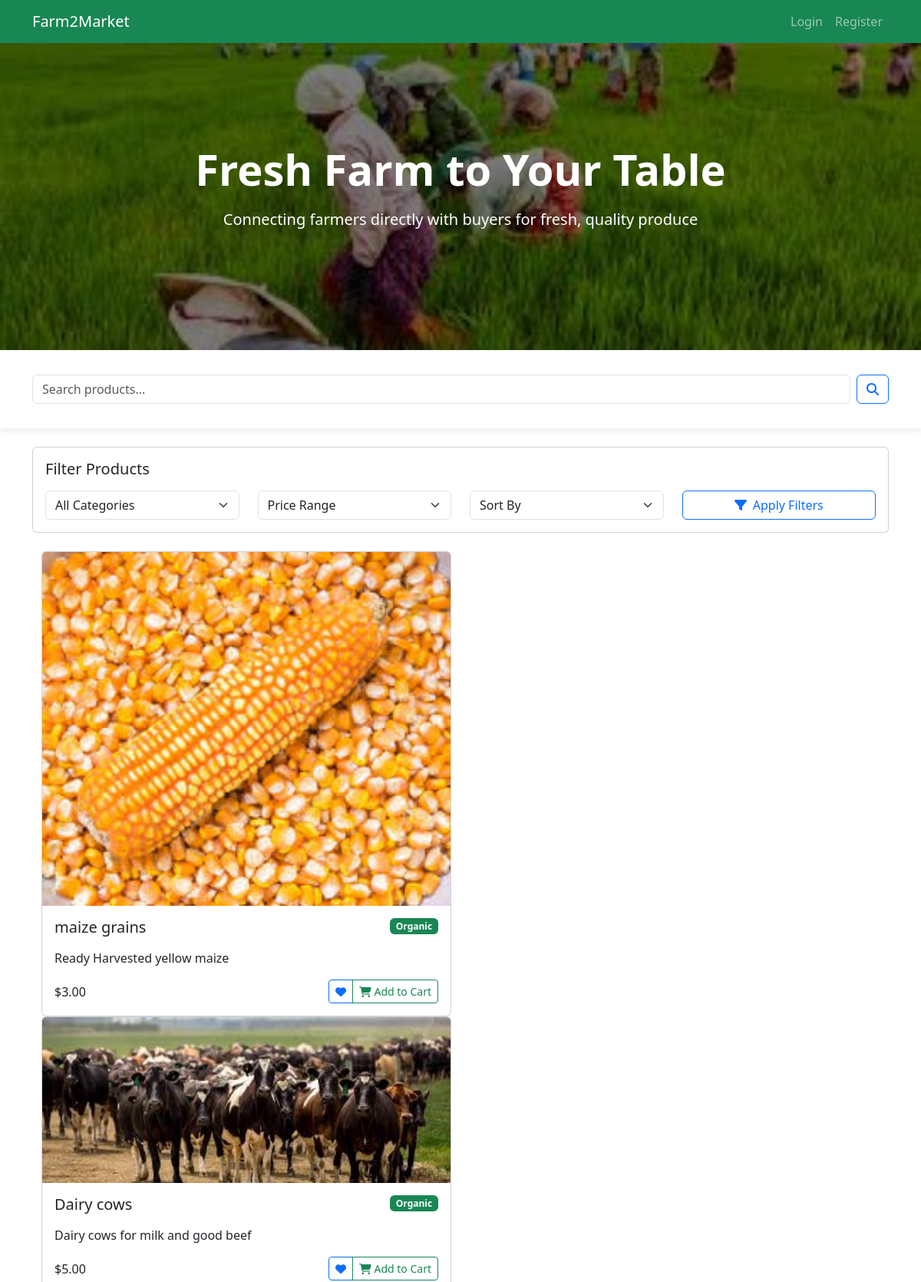
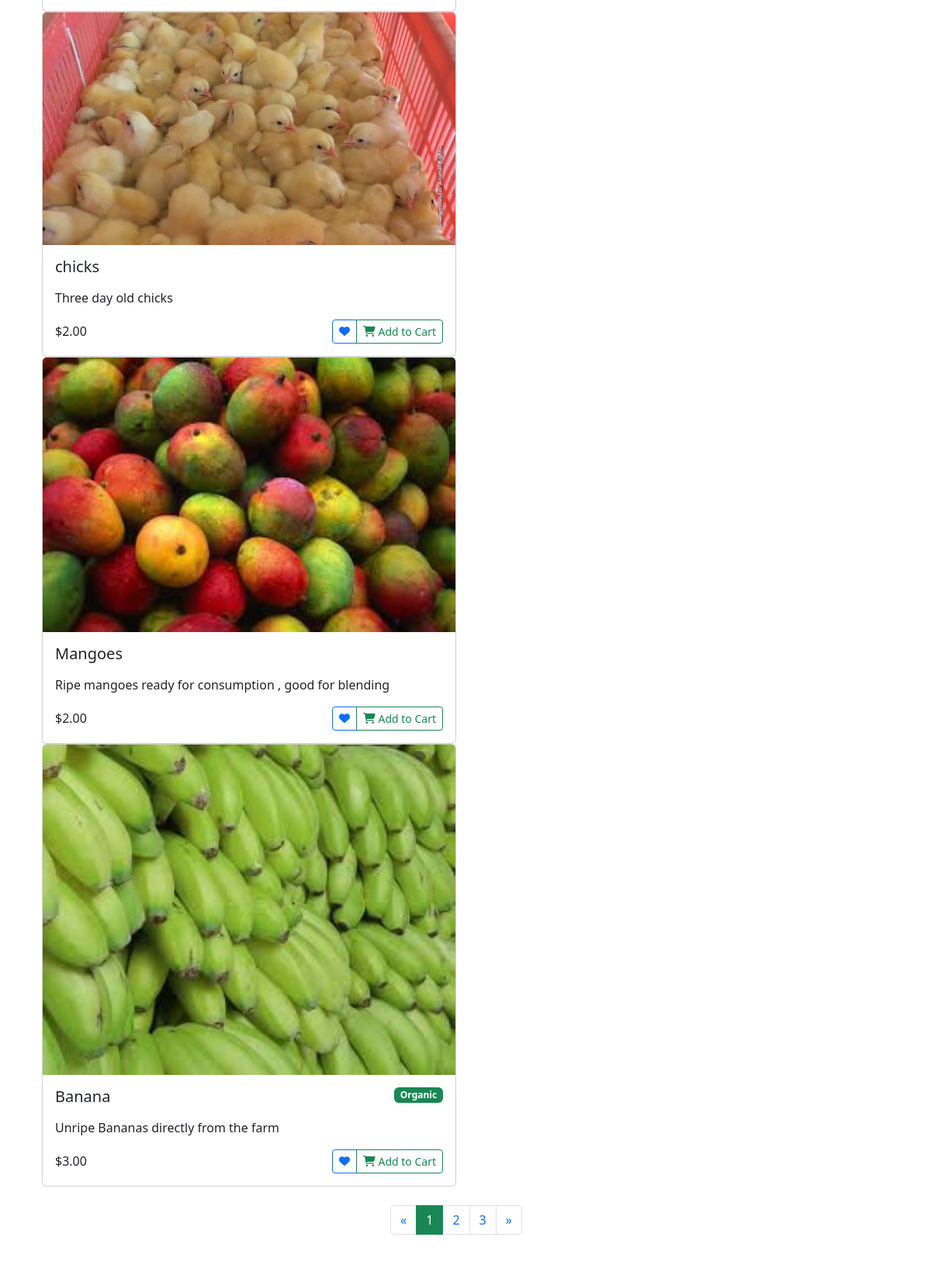
The page / (upper part) on the database its author committed (2 pictures, top to bottom).
### products/models.py (models this page shows, shortened)
class Product(models.Model):
    UNIT_CHOICES = [
        ('kg', 'Kilogram'),
        ('g', 'Gram'),
        ('piece', 'Piece'),
        ('dozen', 'Dozen'),
        ('bundle', 'Bundle'),
    ]
    name = models.CharField(max_length=200)
    slug = models.SlugField(unique=True)
    category = models.CharField(max_length=50)
    description = models.TextField()
    price = models.DecimalField(max_digits=10, decimal_places=2)
    unit = models.CharField(max_length=10, choices=UNIT_CHOICES, default='kg')
    stock = models.PositiveIntegerField(default=0)
    image = models.ImageField(upload_to='products/')
    is_organic = models.BooleanField(default=False)
    harvest_date = models.DateField(null=True, blank=True)
    farmer = models.ForeignKey(settings.AUTH_USER_MODEL, on_delete=models.CASCADE, related_name='farmed_products')
    created_at = models.DateTimeField(auto_now_add=True)
    updated_at = models.DateTimeField(auto_now=True)
    is_active = models.BooleanField(default=True)
    class Meta:
        ordering = ['-created_at']

### products/views.py (the view)
# urls.py: path('', product_list, name='home'),
def product_list(request):
    products = Product.objects.filter(is_active=True)
    categories = Category.objects.all()
    category = request.GET.get('category')
    if category:
        products = products.filter(category__slug=category)
    search = request.GET.get('search')
    if search:
        products = products.filter(name__icontains=search)
    paginator = Paginator(products, 12)
    page_number = request.GET.get('page')
    page_obj = paginator.get_page(page_number)
    context = {
        'products': products,  # Add this for the template
        'page_obj': page_obj,
        'categories': categories,
        'current_category': category,
        'search_query': search,
    }
    return render(request, 'products/product_list.html', context)

### cart/context_processors.py (called while the page is built)
def cart(request):
    return {'cart': Cart(request)}

### products/templates/products/product_list.html (shortened to what this page needs)
{% extends 'products/base.html' %}
{% load static %}
{% block content %}
<div class="row mb-4">
    <div class="col-12">
        <div class="card outline-card">
            <div class="card-body">
                <h5 class="outline-heading mb-3">Filter Products</h5>
                <div class="row">
                    <div class="col-md-3">
                        <select class="form-select outline-form-control">
                            <option selected>All Categories</option>
                        </select>
                    </div>
                    <div class="col-md-3">
                        <select class="form-select outline-form-control">
                            <option selected>Price Range</option>
                        </select>
                    </div>
                    <div class="col-md-3">
                        <select class="form-select outline-form-control">
                            <option selected>Sort By</option>
                        </select>
                    </div>
                    <div class="col-md-3">
                        <button class="btn btn-outline-primary outline-btn w-100">
                            <i class="fas fa-filter me-2"></i>Apply Filters
                        </button>
                    </div>
                </div>
            </div>
        </div>
    </div>
</div>
 {% for product in products %}
    <div class="container">
        <div class="row">
            <div class="col-md-6">
        <div class="card product-card outline-hover">
            <div class="product-image">
                {% if product.image %}
                    <img src="{{ product.image.url }}" class="card-img-top" alt="{{ product.name }}">
                {% else %}
                    <i class="fas fa-apple-alt fa-4x text-success opacity-50"></i>
                {% endif %}
            </div>
            <div class="card-body">
                <div class="d-flex justify-content-between align-items-start mb-2">
                    <h5 class="product-title">{{ product.name }}</h5>
                    {% if product.is_organic %}
                        <span class="badge bg-success">Organic</span>
                    {% endif %}
                </div>
                <p class="card-text outline-text">{{ product.description|truncatewords:15 }}</p>
                <div class="d-flex justify-content-between align-items-center">
                    <span class="product-price">${{ product.price }}</span>
                    <div class="btn-group" role="group">
                        <button type="button" class="btn btn-sm btn-outline-primary outline-btn">
                            <i class="fas fa-heart"></i>
                        </button>
                        <button type="button" class="btn btn-sm btn-outline-success outline-btn">
                            <i class="fas fa-shopping-cart me-1"></i>Add to Cart
                        </button>
                    </div>
                </div>
            </div>
        </div>
    </div>
    {% endfor %}
<div class="row mt-4">
    <div class="col-12">
        <nav aria-label="Product pagination">
            <ul class="pagination justify-content-center">
                <li class="page-item">
                    <a class="page-link outline-link" href="#" aria-label="Previous">
                        <span aria-hidden="true">&laquo;</span>
                    </a>
                </li>
                <li class="page-item active">
                    <a class="page-link bg-success border-success" href="#">1</a>
                </li>
                <li class="page-item">
                    <a class="page-link outline-link" href="#">2</a>
                </li>
                <li class="page-item">
                    <a class="page-link outline-link" href="#">3</a>
                </li>
                <li class="page-item">
                    <a class="page-link outline-link" href="#" aria-label="Next">
                        <span aria-hidden="true">&raquo;</span>
                    </a>
                </li>
            </ul>
        </nav>
    </div>
</div>
{% endblock %}

### products/templates/products/base.html (shortened to what this page needs)
{% load static %}
<!DOCTYPE html>
<html lang="en">
<head>
    <link href="https://cdn.jsdelivr.net/npm/bootstrap@5.3.0/dist/css/bootstrap.min.css" rel="stylesheet">
</head>
<body>
    <nav class="navbar navbar-expand-lg navbar-dark bg-success">
        <div class="container">
            <a class="navbar-brand" href="{% url 'home' %}">Farm2Market</a>
            <div class="collapse navbar-collapse" id="navbarNav">
                <ul class="navbar-nav">
                    {% if user.is_authenticated %}
                        <li class="nav-item">
                            <a class="nav-link" href="{% url 'home' %}">Home</a>
                        </li>
                         <li class="nav-item">
                            <a class="nav-link" href="{% url 'products:product_list' %}">Products</a>
                        </li>
                        <li class="nav-item">
                            <a class="nav-link" href="{% url 'cart:cart_detail' %}">
                                <i class="fas fa-shopping-cart"></i> Cart
                            </a>
                        </li>
                        <li class="nav-item">
                            <a class="nav-link" href="{% url 'order:order_list' %}">My Orders</a>
                        </li>
                        <li class="nav-item dropdown">
                            <a class="nav-link dropdown-toggle" href="#" id="navbarDropdown" role="button" data-bs-toggle="dropdown">
                                <i class="fas fa-user"></i> {{ user.username }}
                            </a>
                            <ul class="dropdown-menu">
                                <li><a class="dropdown-item" href="{% url 'accounts:dashboard' %}">Dashboard</a></li>
                                {% if user.is_staff %}
                                    <li><a class="dropdown-item" href="{% url 'accounts:admin_dashboard' %}">Admin Panel</a></li>
                                {% endif %}
                                {% if user.user_type == 'farmer' or user.farmer_profile %}
                                    <li><a class="dropdown-item" href="{% url 'accounts:farmer_dashboard' %}">Farmer Dashboard</a></li>
                                {% endif %}
                                {% if user.user_type == 'buyer' or user.buyer_profile %}
                                    <li><a class="dropdown-item" href="{% url 'accounts:buyer_dashboard' %}">Buyer Dashboard</a></li>
                                {% endif %}
                                <li><hr class="dropdown-divider"></li>
                                <li><a class="dropdown-item" href="{% url 'admin:logout' %}">Logout</a></li>
                            </ul>
                        </li>
                    {% else %}
                        <li class="nav-item">
                            <a class="nav-link" href="{% url 'admin:login' %}">Login</a>
                        </li>
                        <li class="nav-item">
                            <a class="nav-link" href="{% url 'accounts:profile_setup' %}">Register</a>
                        </li>
                    {% endif %}
                </ul>
            </div>
        </div>
    </nav>
    {% block hero_section %}
    <section class="hero-section">
        <div class="hero-overlay"></div>
        <div class="hero-content">
            <div class="container">
                {% block hero_content %}
                <h1 class="display-4 fw-bold mb-3">Fresh Farm to Your Table</h1>
                <p class="lead mb-4">Connecting farmers directly with buyers for fresh, quality produce</p>
                {% endblock %}
            </div>
        </div>
    </section>
    {% endblock %}
    <section class="search-section">
        <div class="container">
            <div class="row">
                <div class="col-md-12">
                    <div class="search-box">
                        <form class="d-flex">
                            <input class="form-control outline-form-control me-2" type="search" placeholder="Search products..." aria-label="Search">
                            <button class="btn btn-outline-primary outline-btn" type="submit">
                                <i class="fas fa-search"></i>
                            </button>
                        </form>
                    </div>
                </div>
            </div>
        </div>
    </section>
    <main class="container my-4">
        {% block content %}
        {% endblock %}
    </main>
</body>
</html>

### rows shown on the page
Product: image (picture), name "maize grains", is_organic "Organic", description "Ready Harvested yellow maize", price "3.00"
Product: image (picture), name "Dairy cows", is_organic "Organic", description "Dairy cows for milk and good beef", price "5.00"
Product: image (picture), name "chicks", description "Three day old chicks", price "2.00"
Product: image (picture), name "Mangoes", description "Ripe mangoes ready for consumption , good for blending", price "2.00"
Product: image (picture), name "Banana", is_organic "Organic", description "Unripe Bananas directly from the farm", price "3.00"
